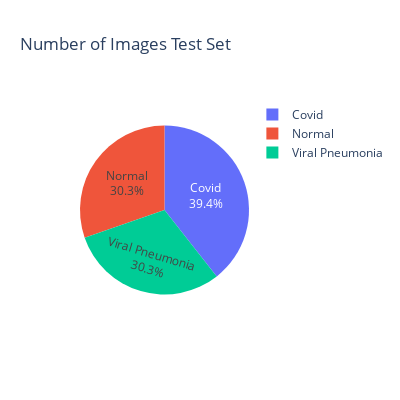

Notebook source saved alongside this figure:
### Code cell
fig=px.pie(xrayimages,names="Category",values="Test",color="Category",title="Number of Images Test Set",height=400,width=400)
fig.update_traces(textposition='inside',textinfo='percent+label')
fig.show()

### Figure 1 — Plotly figure (JSON) as saved in the notebook; plotly's stock layout.template omitted (floating-point values rounded to 4 significant figures)
{"data": [{"customdata": [["Covid"], ["Normal"], ["Viral Pneumonia"]], "domain": {"x": [0, 1], "y": [0, 1]}, "hovertemplate": "Category=%{customdata[0]}<br>Test=%{value}<extra></extra>", "labels": ["Covid", "Normal", "Viral Pneumonia"], "legendgroup": "", "marker": {"colors": ["#636efa", "#EF553B", "#00cc96"]}, "name": "", "showlegend": true, "textinfo": "percent+label", "textposition": "inside", "type": "pie", "values": [26, 20, 20]}], "layout": {"height": 400, "legend": {"tracegroupgap": 0}, "title": {"text": "Number of Images Test Set"}, "width": 400}}
